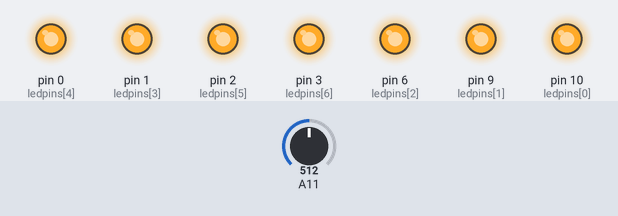
A sketch run on a simulated Arduino Leonardo, built with avr-gcc and run on an emulated ATmega32U4. Parts: output pins drawn as LEDs (lit = HIGH). The test bench sets the inputs (shaded band); at power-on: A11 = 512.

Above: at 1.2 s.
1.3 s: A11 set to 700
3.0 s: A11 set to 725
4.5 s: A11 set to 947
6.2 s: A11 set to 976
7.7 s: A11 set to 511
At 8.5 s:
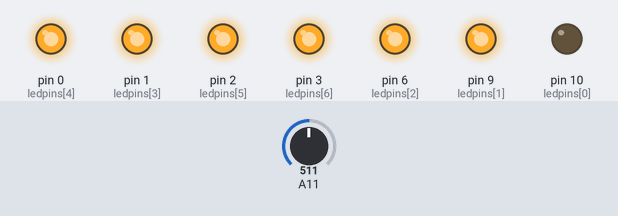
9.7 s: A11 set to 248
11.4 s: A11 set to 226
Timing chart, 0 to 13.9 s (numbered marks = the images above; inputs shaded):
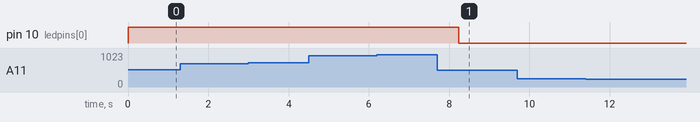

Measured:
- after the input at 1.3 s, every drawn part: stays the same
- after the input at 3.0 s, every drawn part: stays the same
- after the input at 4.5 s, every drawn part: stays the same
- after the input at 6.2 s, every drawn part: stays the same
- after the input at 7.7 s, pin 10 (ledpins[0]): HIGH → LOW after 0.54 s
- after the input at 9.7 s, every drawn part: stays the same
- after the input at 11.4 s, every drawn part: stays the same

The sketch:

DollHouseLights.ino
```cpp
/* Illumination system for Dollhouse
 *
 *  Using Adafruit Flora
 *  - Small piezzo buzzer on D12(A11) as an input button
 *  - Leds with 220Hom resistor on pins D10, D9, D6, D1, D0, D2, D3
 *
 *  Detect touch on the buzzer, and count the number of consecutive touch without pausing more than 500ms
 *  Turn the corresponding LED on/off
 *
 *  Every led is on at startup
*/

#include <Adafruit_NeoPixel.h>

//#define DEBUGON

#define ALED0      PORTE &= ~(1<<6)
#define ALED1      PORTE |= (1<<6)

#define PIXELPIN 10
#define VECTLEN 200
#define LEDCOUNT 7
#define SENSIBILITY 100

int ledpins[] = {10,9,6,1,0,2,3};
int ledon[LEDCOUNT];

// input button samples rotating buffer
int vect[VECTLEN];
int vectx = 0; // index in buffer

void setup() {
  pinMode(A11, INPUT);

  #ifdef DEBUGON
    Serial.begin(115200);
  #endif

  for(int i=0; i<VECTLEN; i++) {
    vect[i] = 0;
  }

  for(int i=0; i<LEDCOUNT; i++)
  {
    pinMode(ledpins[i],OUTPUT);
    ledon[i] = HIGH;
  }

  updateLeds();
}

int moy = 0;
int lastmoy = 0;
int delta = 0;
int lastdelta = 0;
int spd = 0;
int absspd = 0;

unsigned long t0;
int nbClick = 0;
bool btDown = false;
bool btClick = false;
unsigned long timeClick;
unsigned long timeReset=500;

  // TXLED1;
  // RXLED1;
  // ALED1;

void updateLeds()
{
    // update leds
    for(int i=0; i<LEDCOUNT; i++)
    {
      digitalWrite(ledpins[i], ledon[i]);
    }
}

void loop() {

  // fill half the data buffer size
  for(int i=VECTLEN/2; i >=0; i--) {
    // read button input
    unsigned int v = analogRead(A11);
    vect[vectx] = v;
    vectx = (vectx + 1) % VECTLEN;
  }

  // compute average of entire buffer
  long tot = 0;
  for(int i=0; i<VECTLEN; i++) {
    tot+=vect[i];
  }
  lastmoy = moy;
  moy = tot / VECTLEN;

  // compute acceleration
  lastdelta = delta;
  delta = lastmoy-moy;
  spd = lastdelta-delta;
  absspd = spd;
  if(spd < 0) absspd = -spd;

  // detect click
  if(spd < 0 && absspd > SENSIBILITY) {
    btDown = true;
  }
  if(spd > 0 && absspd > SENSIBILITY) {
    if(btDown)
      btClick = true;
    btDown = false;
  }

  // count clicks
  if(btClick) {
    TXLED1;
    nbClick++;

#ifdef DEBUGON
    Serial.print("!! CLICK ");
    Serial.println(nbClick);
#endif

    timeClick = millis();
    btClick = false;
  } else {
    TXLED0;
  }

  if(nbClick > 0)
    ALED1;

  // reset click count after a small time without click
  if(nbClick > 0 && millis() - timeClick > timeReset)
  {
    int ledNum = nbClick-1;
    // switch led on/off status
    if(ledNum < LEDCOUNT){

#ifdef DEBUGON
      Serial.print("> switching LED ");
      Serial.println(ledNum);
#endif

      if(ledon[ledNum] == HIGH)
        ledon[ledNum] = LOW;
      else
        ledon[ledNum] = HIGH;
    }

#ifdef DEBUGON
    Serial.println("..reset..");
#endif

    nbClick = 0;
    btClick = false;
    ALED0;

    updateLeds();
  }

    //pixels.setPixelColor(0, color, color ,color );
    //pixels.show();   // Send the updated pixel colors to the hardware.

}
```
